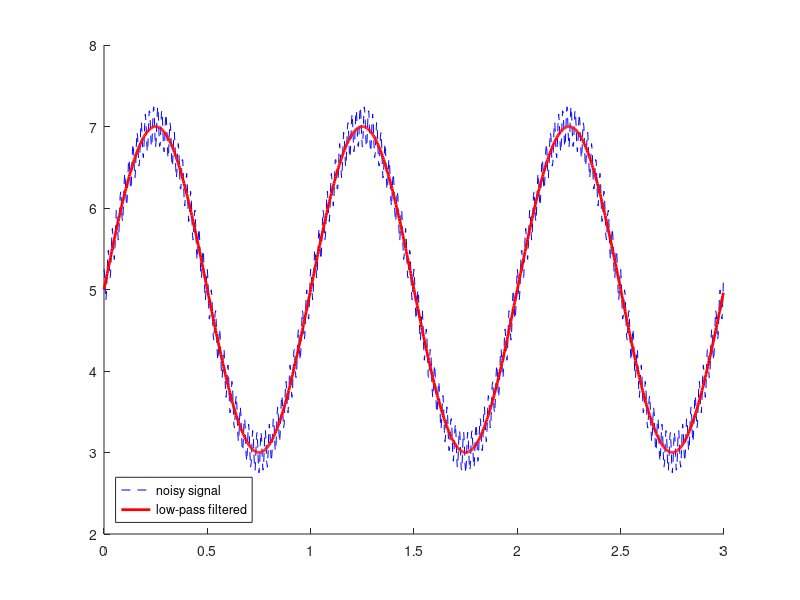
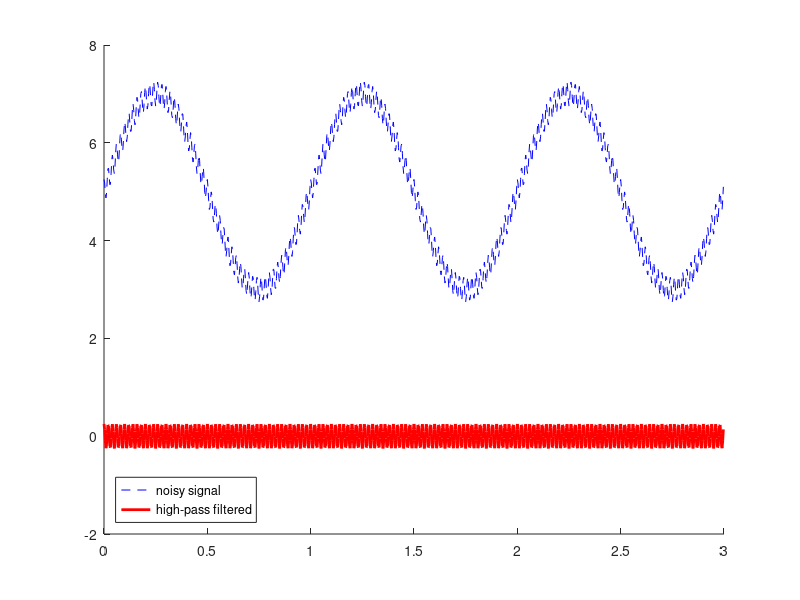

The MATLAB script that drew these images, in order:
% 1. Run as it is and observe what is happening
% 2. Try changing the coefficient of the higher frequency part and observe what
% happens (try making it 4 instead of 0.25)

t = [0:1/320:3-1/320];  % sampling in time
x = 5+ 2*cos(2*pi*t-pi/2) + 0.25*cos(100*pi*t); % generation of discrete signal
%x1 = awgn(x,0.5);

Y = fft(x); % computing fft

r = 20; % range of frequencies we want to preserve
rectangle = zeros(1,size(x,2));
rectangle(1:r) = 1; % preserve low frequencies (rect function)
rectangle(960-r:960) = 1;

Y1 = Y.*rectangle; % Multiplying with rect in transformed domain
y_rect = ifft(Y1);   % Low-pass filtered signal ()


hold on;
plot(t,x,'b--'); plot(t,y_rect,'r','LineWidth',2);
legend('noisy signal','low-pass filtered','Location','southwest')


%%%% High pass filtering

r = 20; % range of frequencies we want to preserve
rectangle = ones(1,size(x,2));
rectangle(1:r) = 0; % remove low frequencies (rect function)
rectangle(960-r:960)=0;

Y2 = Y.*rectangle; % Multiplying with rect in transformed domain
y_rect1 = ifft(Y2);   % Low-pass filtered signal ()


figure,
hold on;
plot(t,x,'b--'); plot(t,y_rect1,'r','LineWidth',2);
legend('noisy signal','high-pass filtered','Location','southwest')